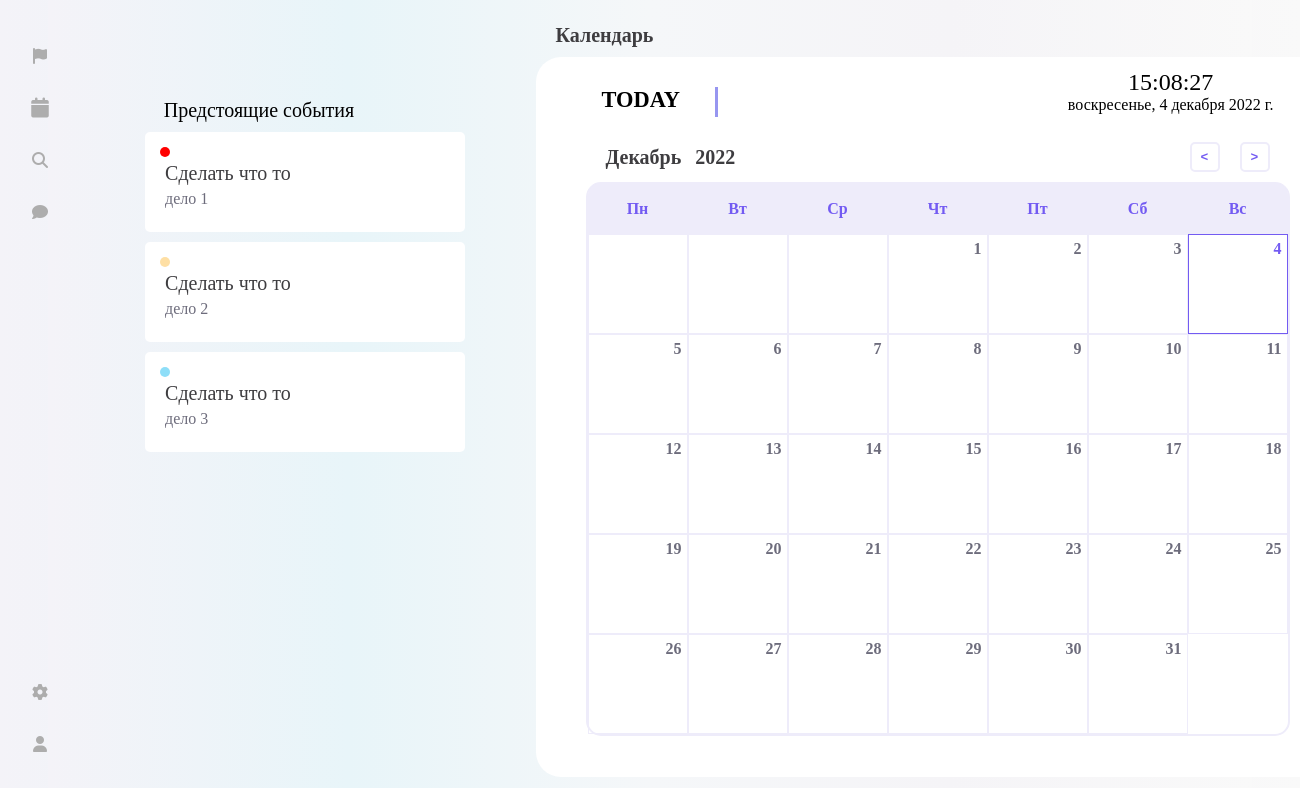
/apache-php/src/index.php, run on an earlier commit of the app's database.
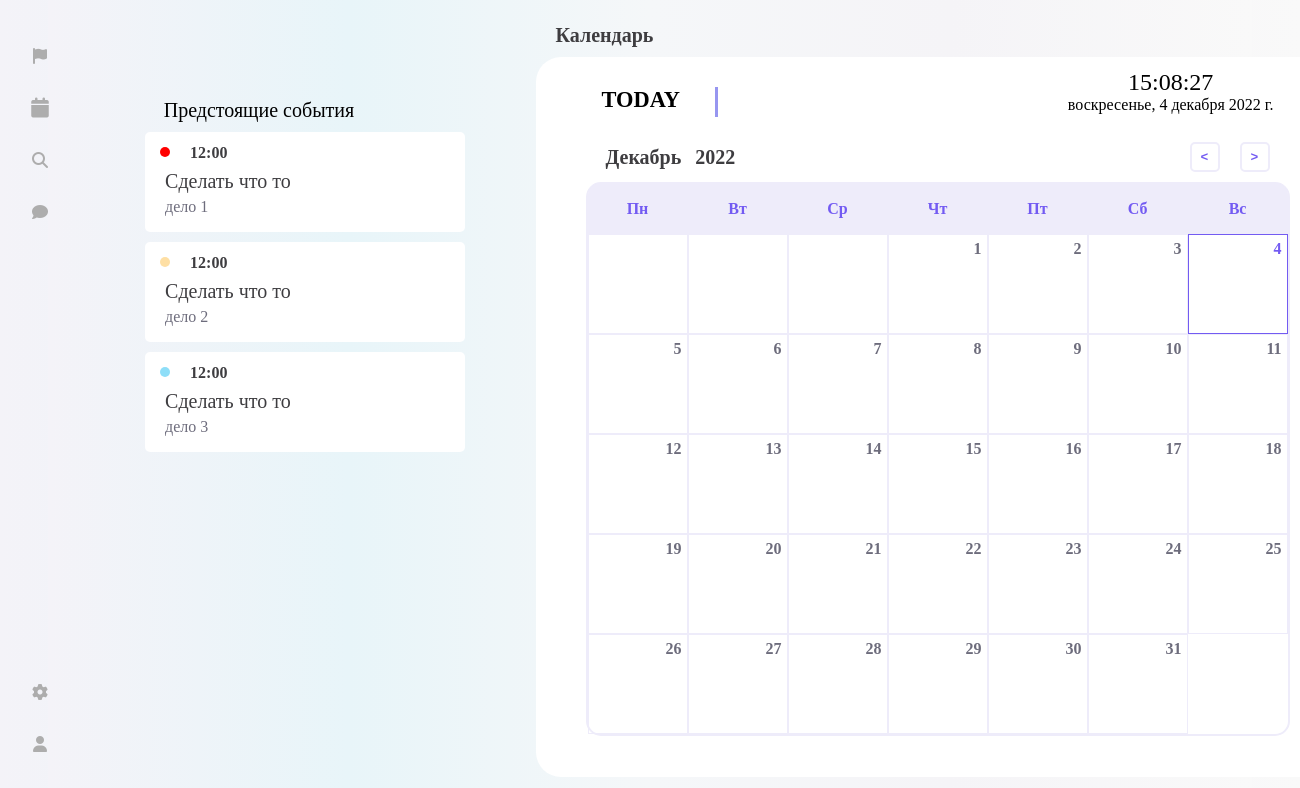
And on a later commit of the database.
### tables this page shows
CREATE TABLE IF NOT EXISTS user_table (
    ID INT(10) NOT NULL AUTO_INCREMENT,
    task_time DATETIME NULL,
    task_name VARCHAR(15) NOT NULL,
    task_desc VARCHAR(25) NULL,
    marker VARCHAR(7) NULL,
    PRIMARY KEY (ID)
);

### apache-php/src/index.php (the view, shortened to what this page needs)
<html lang="ru">
<head>
</head>
<body>
    <div class="main">
        <div class="sidenav">
            <div class="top">
                <a href="#">
                    <span class="fa-stack" style="vertical-align: top; margin-top: 40px;">
                        <i class="fa-solid fa-circle fa-stack-2x"></i>
                        <i class="fa-solid fa-flag fa-stack-1x fa-inverse"></i>
                    </span>
                </a>
                <a href="index.php">
                    <span class="fa-stack" style="vertical-align: top;">
                        <i class="fa-solid fa-circle fa-stack-2x"></i>
                        <i class="fa-solid fa-calendar fa-stack-1x fa-lg fa-inverse"></i>
                    </span>
                </a>
                <a href="catalogue.php">
                    <span class="fa-stack" style="vertical-align: top;">
                        <i class="fa-solid fa-circle fa-stack-2x"></i>
                        <i class="fa-solid fa-magnifying-glass fa-stack-1x fa-inverse"></i>
                    </span>
                </a>
                <a href="admin.php">
                    <span class="fa-stack" style="vertical-align: top;">
                        <i class="fa-solid fa-circle fa-stack-2x icon-back"></i>
                        <i class="fa-solid fa-comment fa-stack-1x fa-inverse"></i>
                    </span>
                </a>
            </div>
            <div class="bottom">
                <span class="fa-stack" style="vertical-align: top;">
                    <i class="fa-solid fa-circle fa-stack-2x"></i>
                    <i class="fa-solid fa-gear fa-stack-1x fa-inverse"></i>
                </span>
                <span class="fa-stack" style="vertical-align: top;">
                    <i class="fa-solid fa-circle fa-stack-2x"></i>
                    <i class="fa-solid fa-user fa-stack-1x fa-inverse"></i>
                </span>
            </div>
        </div>
        <?php
            $mysqli = openmysqli();
            $mysqli->set_charset('utf8mb4');
            $result = $mysqli->query("select * from user_table");
        ?>
        <div class="upcoming">
            <div class="upcoming-title">Предстоящие события</div>
            <?php
                if ($result->num_rows > 0) {
                    foreach ($result as $good) {
                        echo '<div class="square">
                                <div class="row">
                                    <div class="marker '. $good['marker'] . '"></div>
                                    <div class="square-time">'.
                                        mb_substr($good['task_time'], 11, 5)
                                    .'</div>
                                </div>
                                <div class="square-title">' . $good['task_name'] . '</div>
                                <div class="square-describtion">' . $good['task_desc'] . '</div>
                            </div>
                        ';
                    }
                }
                else echo '<div class="upcoming-empty"> Предстоящих событий нет </div>';
            ?>
        </div>
        <div class="contianer">
            <div class="calendar-title"> Календарь </div>
            <div class="calendar">
                <div class="date-time-format">
                    <div class="day-text-format"> TODAY </div>
                    <div class="date-time-value">
                        <div class="time-format"> 00:00:00 </div>
                        <div class="date-format"> 23 - november - 2022 </div>
                    </div>
                </div>
                <div class="calendar-header">
                    <div>
                        <span class="month-picker" id="month-picker"> November </span>
                        <span id="year" class="year"> 2020 </span>
                    </div>
                    <div class="year-picker" id="year-picker">
                        <span class="year-change" id="pre-year">
                            <pre> < </pre>
                        </span>
                        <span class="year-change" id="next-year">
                            <pre> > </pre>
                        </span>
                    </div>
                </div>
                <div class="calendar-body">
                    <div class="calendar-week-days">
                        <div> Пн </div>
                        <div> Вт </div>
                        <div> Ср </div>
                        <div> Чт </div>
                        <div> Пт </div>
                        <div> Сб </div>
                        <div> Вс </div>
                    </div>
                    <div class="calendar-days">
                    </div>
                </div>
                <div class="calendar-footer"></div>
            </div>
        </div>
    </div>
</body>
</html>

What changed in the data, as far as the page shows it:
changed user_table "дело 1": task_time (not shown) → "12:00"
changed user_table "дело 2": task_time (not shown) → "12:00"
changed user_table "дело 3": task_time (not shown) → "12:00"
